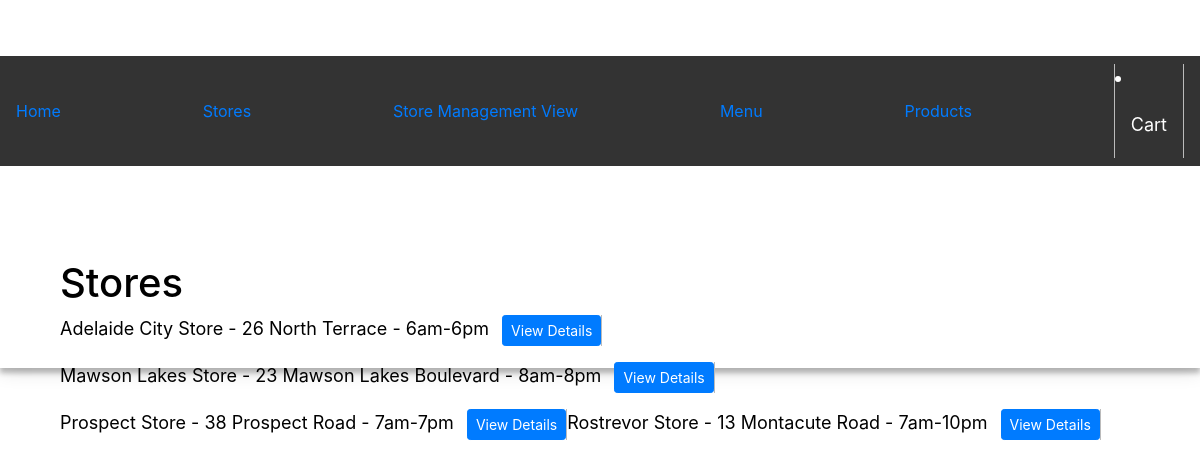
The page /customerStoresDisplay on the database as committed earlier.
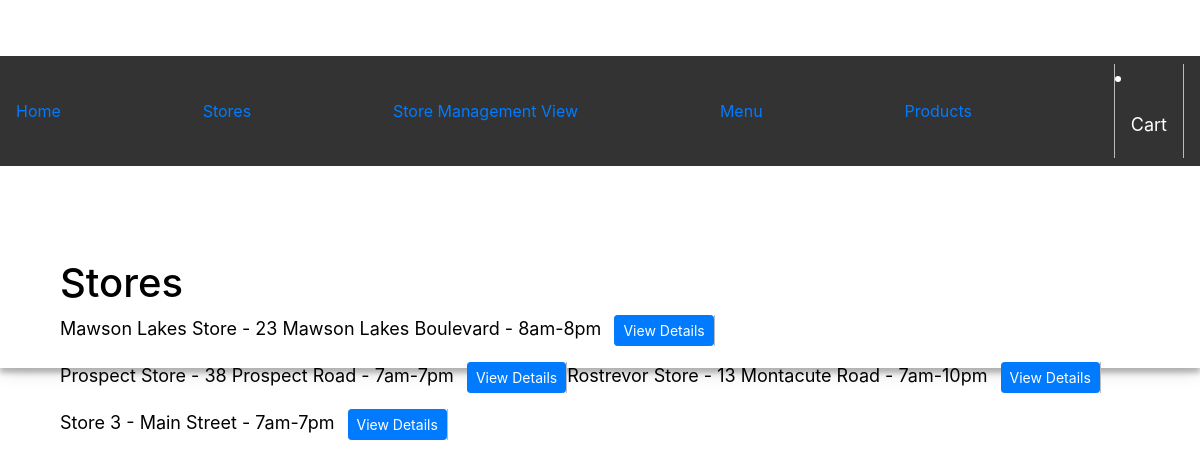
The same page on the database as committed later.
### app.py (models this page shows, shortened)
class Stores(db.Model):
    id = db.Column(db.Integer, primary_key=True)
    name = db.Column(db.String(100), nullable=False)
    address = db.Column(db.String(100), nullable=False)
    opening_hours = db.Column(db.String(50))
    petrols = db.relationship('Petrol', backref='store', lazy=True)

### app.py (the view)
@app.route('/customerStoresDisplay')
def customerStoresDisplay():
    title = "Store List"
    stores = Stores.query.order_by(Stores.name.asc()).all()
    return render_template("customerStoresDisplay.html", title=title, stores=stores)

### templates/customerStoresDisplay.html (shortened to what this page needs)
{% extends 'base_customer.html' %}
{% block content %}
    <div class="container mt-5">
        <h1>Stores</h1>
        <ul class="list-unstyled">
            {% for store in stores %}
                <li class="store-item mb-3">
                    <div class="store-info">
                        <span>{{ store.name }} - {{ store.address }} - {{ store.opening_hours }}</span>
                        <a href="{{ url_for('customerStoreDetails', store_id=store.id) }}" class="btn btn-primary btn-sm ml-2">View Details</a>
                    </div>
                </li>
            {% endfor %}
        </ul>
    </div>
{% endblock %}

Rows that differ between the two databases and show on the page:
removed Stores: name "Adelaide City Store", address "26 North Terrace", opening_hours "6am-6pm"
added Stores: name "Store 3", address "Main Street", opening_hours "7am-7pm"
